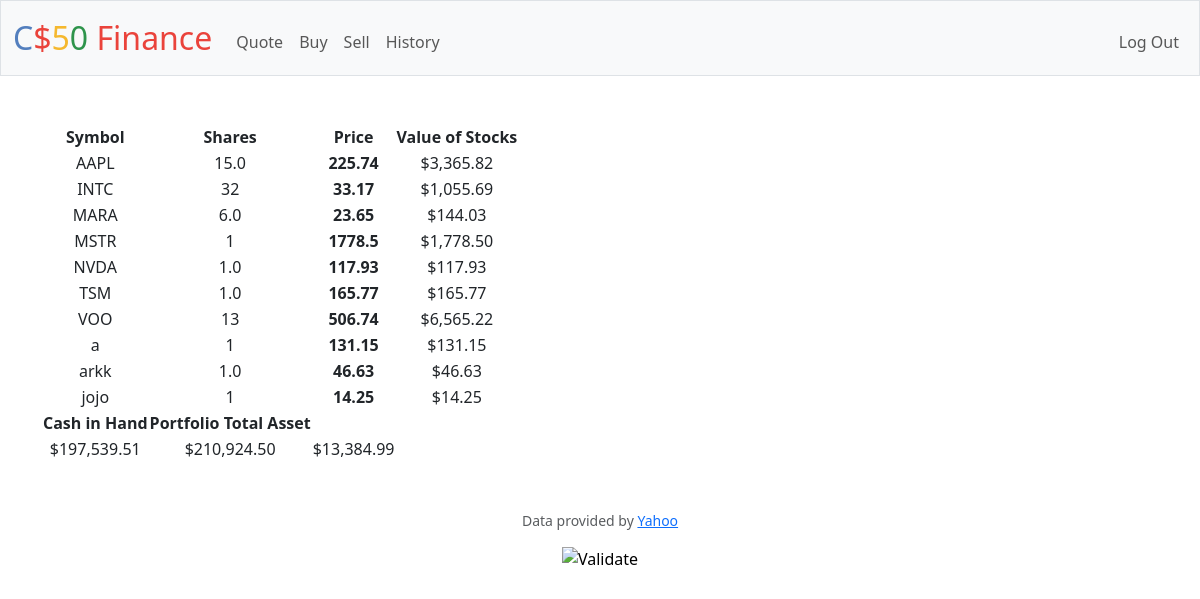
Screenshot of / (signed in) with the database file from the repository.
### tables this page shows
CREATE TABLE "trades"(
id INTEGER PRIMARY KEY AUTOINCREMENT,
user_id INTERGER NOT NULL,
symbol TEXT NOT NULL,
shares INTERGER NOT NULL,
price INTERGER NOT NULL,
timestamp DATETIME DEFAULT CURRENT_TIMESTAMP,
FOREIGN KEY (user_id) REFERENCES users(id)
);

### app.py (the view)
@app.route("/")
@login_required
def index():
    user_id = session["user_id"]
    cash = db.execute("SELECT cash from users WHERE id = ?", user_id)
    user_cash = cash[0]["cash"]
    monies = db.execute("SELECT symbol ,sum(trades.shares) as shares ,users.cash-(sum(trades.shares*trades.price) )as cash_on_hand , sum(trades.shares*trades.price) as stock_value, trades.price from trades JOIN users on users.id = trades.User_id and trades.user_id = ? group by trades.symbol;", user_id)
    portfolios = db.execute("SELECT sum(trades.shares*trades.price) as stock_value, (users.cash-(sum(trades.shares*trades.price) )+sum(trades.shares*trades.price)) as total_asset,users.cash-(sum(trades.shares*trades.price) )as cash_on_hand from trades  JOIN users on users.id = trades.User_id and trades.user_id = ?  group by trades.user_id;", user_id)
    return render_template("index.html",  user_cash=user_cash, monies=monies, portfolios=portfolios)

### app.py (called while the page is built)
@app.after_request
def after_request(response):
    response.headers["Cache-Control"] = "no-cache, no-store, must-revalidate"
    response.headers["Expires"] = 0
    response.headers["Pragma"] = "no-cache"
    return response

### helpers.py (called while the page is built)
def login_required(f):
    @wraps(f)
    def decorated_function(*args, **kwargs):
        if session.get("user_id") is None:
            return redirect("/login")
        return f(*args, **kwargs)
    return decorated_function

def usd(value):
    return f"${value:,.2f}"

### templates/index.html (shortened to what this page needs)
{% extends "layout.html" %}
{% block main %}
<table>
    <thead>
        <tr>
            <th>Symbol</th>
            <th>Shares</th>
            <th>Price</th>
            <th> Value of Stocks </th>
        </tr>
    </thead>
    <tbody>
        {% for money in monies %}
        <tr>
            <td>{{money.symbol }}</td>
            <td>{{money.shares}}</td>
            <th>{{money.price }}</th>
            <td>{{money.stock_value|usd  }}</td>
        </tr>
        {% endfor %}
    </tbody>
    <tr>
        <th> Cash in Hand </th>
        <th> Portfolio Total Asset </th>
        <tbody>
            {% for portfolio in portfolios %}
            <tr>
                <td>{{portfolio.cash_on_hand|usd}}</td>
                <td>{{portfolio.total_asset|usd}}</td>
                <td>{{portfolio.stock_value|usd}}</td>
            </tr>
            {% endfor %}
    </tr>
</table>
{% endblock %}

### templates/layout.html (shortened to what this page needs)
<!DOCTYPE html>
<html lang="en">
    <head>
        <link href="https://cdn.jsdelivr.net/npm/bootstrap@5.3.3/dist/css/bootstrap.min.css" rel="stylesheet">
        <link href="/static/styles.css" rel="stylesheet">
    </head>
    <body>
        <nav class="bg-light border navbar navbar-expand-md navbar-light">
            <div class="container-fluid">
                <a class="navbar-brand" href="/"><span class="blue">C</span><span class="red">$</span><span class="yellow">5</span><span class="green">0</span> <span class="red">Finance</span></a>
                <div class="collapse navbar-collapse" id="navbar">
                    {% if session["user_id"] %}
                        <ul class="navbar-nav me-auto mt-2">
                            <li class="nav-item"><a class="nav-link" href="/quote">Quote</a></li>
                            <li class="nav-item"><a class="nav-link" href="/buy">Buy</a></li>
                            <li class="nav-item"><a class="nav-link" href="/sell">Sell</a></li>
                            <li class="nav-item"><a class="nav-link" href="/history">History</a></li>
                        </ul>
                        <ul class="navbar-nav ms-auto mt-2">
                            <li class="nav-item"><a class="nav-link" href="/logout">Log Out</a></li>
                        </ul>
                    {% else %}
                        <ul class="navbar-nav ms-auto mt-2">
                            <li class="nav-item"><a class="nav-link" href="/register">Register</a></li>
                            <li class="nav-item"><a class="nav-link" href="/login">Log In</a></li>
                        </ul>
                    {% endif %}
                </div>
            </div>
        </nav>
        <main class="container py-5 text-center">
            {% block main %}{% endblock %}
        </main>
        <footer class="mb-5">
            <p class="mb-3 small text-center text-muted">
                Data provided by <a href="https://finance.yahoo.com/">Yahoo</a>
            </p>
            <form action="https://validator.w3.org/check" class="text-center" enctype="multipart/form-data" method="post" target="_blank">
                <input alt="Validate" src="/static/I_heart_validator.png" type="image">
            </form>
        </footer>
    </body>
</html>

### static/styles.css (style rules this page uses)
nav .navbar-brand { font-size: xx-large; }
nav .navbar-brand .blue { color: #537fbe; }
nav .navbar-brand .red { color: #ea433b; }
nav .navbar-brand .yellow { color: #f5b82e; }
nav .navbar-brand .green { color: #2e944b; }

### rows the page displays
trades: symbol "AAPL", shares "15.0", price "225.74", stock_value "$3,365.82"
trades: symbol "INTC", shares "32", price "33.17", stock_value "$1,055.69"
trades: symbol "MSTR", shares "1", price "1778.5", stock_value "$1,778.50"
trades: symbol "VOO", shares "13", price "506.74", stock_value "$6,565.22"
trades: symbol "a", shares "1", price "131.15", stock_value "$131.15"
trades: symbol "jojo", shares "1", price "14.25", stock_value "$14.25"

### other values shown
{{ money.symbol }} "MARA" "NVDA" "TSM" "arkk"
{{ money.shares }} "6.0" "1.0" "1.0" "1.0"
{{ money.price }} "23.65" "117.93" "165.77" "46.63"
{{ money.stock_value|usd }} "$144.03" "$117.93" "$165.77" "$46.63"
{{ portfolio.cash_on_hand|usd }} "$197,539.51"
{{ portfolio.total_asset|usd }} "$210,924.50"
{{ portfolio.stock_value|usd }} "$13,384.99"
